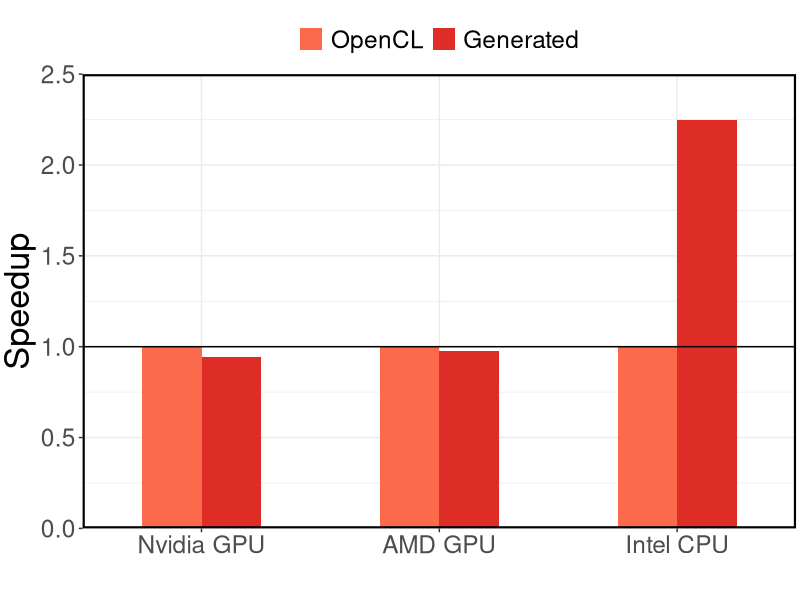
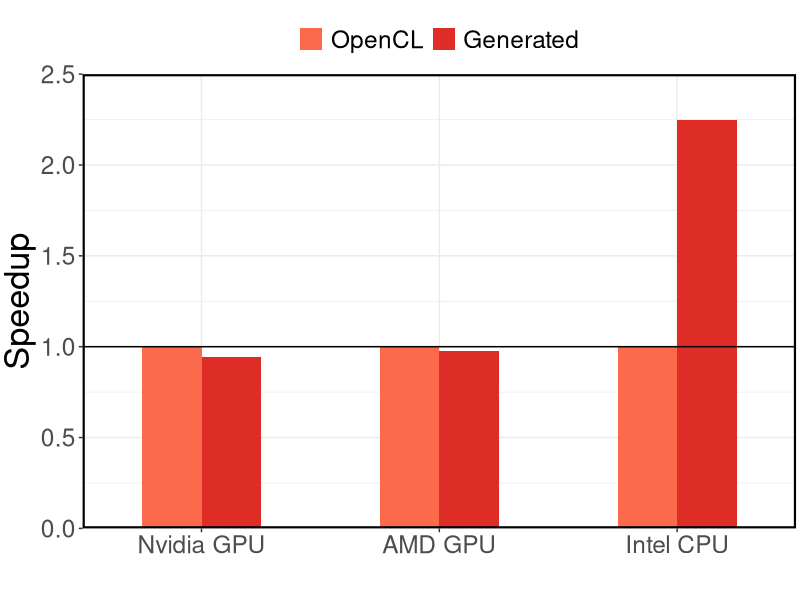

Here is the R script that generated these plots, in order:
require('ggplot2')
require('grid')
require('reshape2')

strwr <- function(str) gsub("\\|", "\n", str)

data <- read.csv("results.csv", sep=";", comment.char="#", header=TRUE, row.names=NULL)
data$Platform <- factor(data$Platform, levels = c("Nvidia GPU", "AMD GPU", "Intel CPU"))
data$Version <- factor(data$Version, levels = c("OpenCL", "Generated"))

rownumbers <- as.integer(row.names(data))

# ====Default settins====
theme <- theme_bw() +
  theme(text = element_text(size = 22),
        axis.title = element_text(size = rel(1.125), vjust = 1),
        panel.border = element_rect(linetype = "solid", colour = "black", size = 1.5),
        plot.margin = unit(c(0.5,0.1,0.1,0.1), 'cm'),
        legend.position="top",
        legend.title = element_blank(),
        strip.background = element_rect(colour = "black", fill = "white", size = 1.5))

labs <- labs(x = "", y = "Speedup")

# create plot
plot <- ggplot(data, aes(x = Platform, y = value, fill=Version)) +
  geom_bar(position="dodge", stat = "identity", width=.5) +
  scale_y_continuous(expand = c(0,0), limits = c(0,2.5)) +
  scale_x_discrete(labels= strwr(levels(data$Platform)), expand=c(0,0.5)) +
  geom_hline(yintercept=1) +
  scale_fill_manual(values=c("#fb6a4a", "#de2d26", "#a50f15")) +
  theme + labs

# save plot to file
ggsave(file = "bs_speedup.pdf", width = 6, height = 5)

plot
